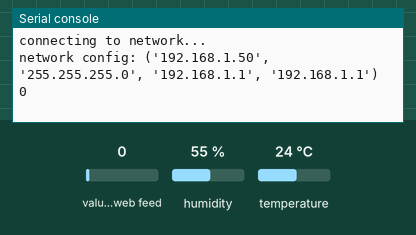
Simulated run of this program. Board: ESP32 board running MicroPython. On the bench: the last lines printed to the serial console. Inputs (shaded band) come from the test bench; at power-on: value of the web feed 0, humidity 55 %, temperature 24 °C. WiFi joins after 1.5 s; requests to the public web service named in the program get a made-up reply in its usual format after 0.4 s (London, UTC, broken clouds, 64 % humidity, 1013 hPa unless stated).

Above: at 2.7 s.
2.8 s: value of the web feed set to 2
At 8.6 s:
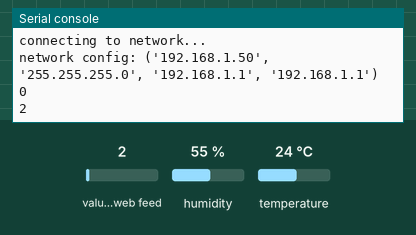
8.9 s: value of the web feed set to 25
At 13.5 s:
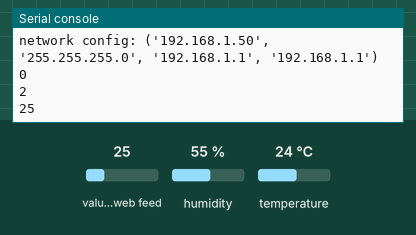
Timing chart, 0 to 15.0 s (numbered marks = the images above; inputs shaded):
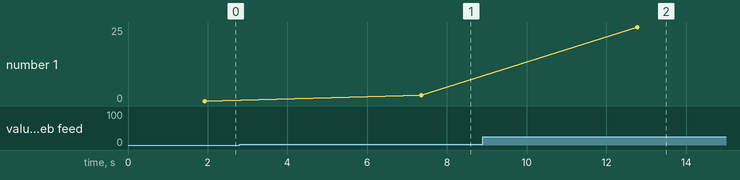

Measured:
- after the input at 2.8 s, the serial console: prints a new line after 4.6 s (image 1)
- after the input at 8.9 s, the serial console: prints a new line after 3.9 s (image 2)
- plotted number 1: 0 → 2 after the input at 2.8 s, 2 → 25 after the input at 8.9 s

The program:

database_dht11.py
```python
import urequests
import json
import dht
from machine import Pin
from time import sleep

wifi_essid = 'XXXXXXXX'
wifi_pass = 'XXXXXXX'

sensor = dht.DHT11(Pin(14))

#Conectar a WiFi
def conectarWifi():
    import network
    wlan = network.WLAN(network.STA_IF)
    wlan.active(True)
    if not wlan.isconnected():
        print('connecting to network...')
        wlan.connect( wifi_essid, wifi_pass)
        while not wlan.isconnected():
            pass
    print('network config:', wlan.ifconfig())

def send_data_to_firebase(data):
  url = "https://XXXXXXXXXXXXXX.firebaseio.com/data.json"
  headers = {"Content-Type": "application/json"}
  data = json.dumps(data)
  res = urequests.put(url, data=data, headers=headers)
  print(res.text)
  res.close()

conectarWifi()

while True:
    sensor.measure() # Mido los valores
    temp = sensor.temperature()
    humidity = sensor.humidity()
    data = {"temperature": temp, "humidity": humidity}
    send_data_to_firebase(data) # Envío los datos a la base de datos
    sleep(5)
```
